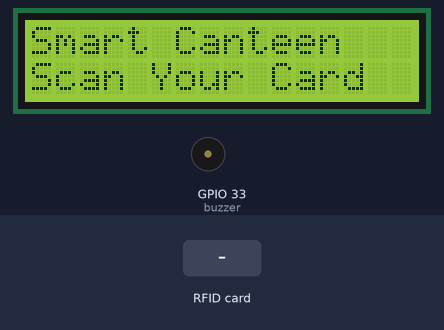
The sketch below on a simulated ESP32. Parts: 16×2 character LCD, buzzer (waves = sounding). The test bench sets the inputs (shaded band). WiFi joins after 1.5 s; servers stay silent unless stated; what the sketch prints to the serial monitor is not drawn.

Above: at 2.8 s.
2.9 s: RFID card 5E 7A 19 C4 held to the reader
At 3.04 s:
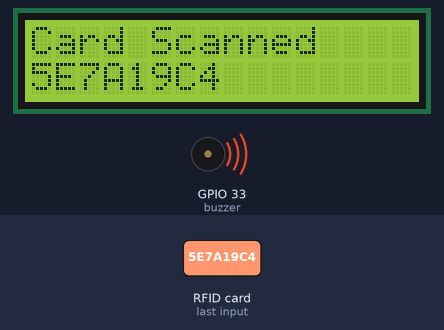
At 4.0 s:
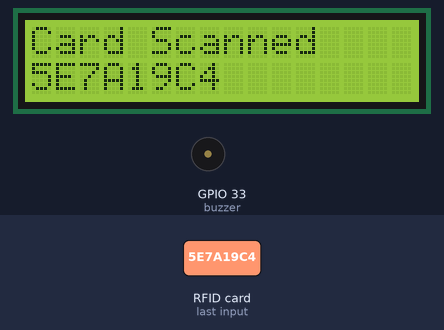
Timing chart, 0 to 5.9 s (numbered marks = the images above; inputs shaded):
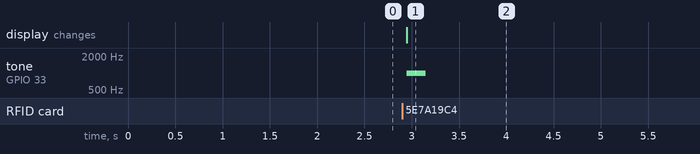

The sketch:

SmartCanteen.ino
```cpp
#include <WiFi.h>
#include <WebServer.h>
#include <Wire.h>
#include <LiquidCrystal_I2C.h>
#include <SPI.h>
#include <MFRC522.h>
#include <HTTPClient.h>

// ================== RFID ==================
#define SS_PIN 5
#define RST_PIN 21
MFRC522 rfid(SS_PIN, RST_PIN);

// ================== LCD ==================
LiquidCrystal_I2C lcd(0x27, 16, 2);

// ================== Buzzer ==================
const int buzzer = 33;

// ================== WiFi ==================
const char* ssid = "RevSinMax";
const char* password = "alrightokay2";

// ================== ThingSpeak ==================
String serverName = "http://api.thingspeak.com/update";
String apiKey = "8ALF978NOUQXFU74";   // ThingSpeak Write API key

// ================== Timing ==================
unsigned long lastThingSpeak = 0;
const unsigned long thingSpeakInterval = 6000;

// ================== WiFi Setup ==================
void setupWiFi() {
  WiFi.mode(WIFI_STA);
  WiFi.begin(ssid, password);

  Serial.print("Connecting to WiFi");
  while (WiFi.status() != WL_CONNECTED) {
    delay(500);
    Serial.print(".");
  }
  Serial.println("\nWiFi connected: " + WiFi.localIP().toString());
}

// ================== ThingSpeak ==================
void sendToThingSpeak(String uid) {
  if (WiFi.status() != WL_CONNECTED) {
    Serial.println("WiFi not connected");
    return;
  }

  unsigned long now = millis();
  if (now - lastThingSpeak < thingSpeakInterval) {
    Serial.println("Skipping ThingSpeak update to respect 5 sec limit");
    return;
  }

  HTTPClient http;
  String url = serverName + "?api_key=" + apiKey + "&field1=" + uid;
  Serial.println("Request URL: " + url);

  http.begin(url);
  int code = http.GET();
  if (code > 0) {
    Serial.println("ThingSpeak Response: " + String(code));
    String payload = http.getString();
    Serial.println("Response payload: " + payload);
  } else {
    Serial.println("HTTP request failed: " + String(code));
  }
  http.end();

  lastThingSpeak = now;
}

// ================== Buzzer ==================
void beep() {
  tone(buzzer, 1000);   // 1 kHz
  delay(200);
  noTone(buzzer);
}

// ================== Setup ==================
void setup() {
  Serial.begin(115200);

  // RFID
  SPI.begin(18, 19, 23, 5);
  rfid.PCD_Init();

  // LCD
  Wire.begin(14, 13);
  lcd.init();
  lcd.backlight();
  lcd.setCursor(0, 0); lcd.print("Smart Canteen");
  lcd.setCursor(0, 1); lcd.print("Scan Your Card");

  // Buzzer
  pinMode(buzzer, OUTPUT);

  // WiFi
  setupWiFi();
}

// ================== Loop ==================
void loop() {
  if (!rfid.PICC_IsNewCardPresent() || !rfid.PICC_ReadCardSerial()) return;

  // Build UID string
  String uid = "";
  for (byte i = 0; i < rfid.uid.size; i++) uid += String(rfid.uid.uidByte[i], HEX);
  uid.toUpperCase();
  Serial.println("Scanned UID: " + uid);

  // LCD Display
  lcd.clear();
  lcd.setCursor(0,0); lcd.print("Card Scanned");
  lcd.setCursor(0,1); lcd.print(uid);

  // Buzzer
  beep();

  // Send to ThingSpeak
  sendToThingSpeak(uid);

  // Stop RFID communication
  rfid.PICC_HaltA();
  rfid.PCD_StopCrypto1();
}
```

Measured:
- after the input at 2.9 s, tone on GPIO 33 (buzzer): silent → 1000 Hz after 0.05 s, → silent 0.20 s later; the display: changes after 0.05 s (image 1)
